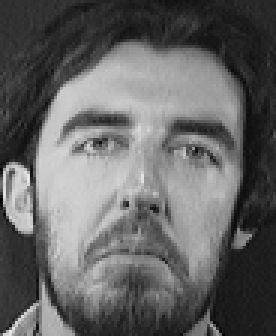
#> input picture ADLPP/ORL/11/7.pgm, 92 x 112 px (shown 3 times larger); its folder holds only this picture in this run
$ jupyter execute --allow-errors 'LAPP(supervised).ipynb'
#> lines starting #> are read from the running program, lines starting #| are printed output that depends on the picture
## LAPP

LPP在选择k个最近邻时存在风险，因为原始数据集中存在噪音。如果错误确定了k个最近邻，整个算法的性能将降低。LAPP采用了一种从粗到细的策略，迭代LPP单元，直到找到满足少量噪声要求的最优子空间。LAPP的伪代码如下：

Input：$X= [x_1, x_2, x_3 ... x_m] \in \mathbb{R^{m \times n}}$，最终维度$d$，阈值$\delta$，最大迭代次数$T$。<br>
Output：变换矩阵$A \in \mathbb{R^{m \times d}}$。<br>
**1.** 计算相似矩阵S ($x_i$, $x_j$)。<br>
&emsp; 对于有监督学习，对于一个有$c$个标签的数据集，我们定义：
$$
S_{ij} = \left\{
\begin{aligned}
d(x_i,x_j), & \quad \text{if} \quad x_i \quad \text{and} \quad x_j \quad \text{belong to the same class}\\
0, & \quad \text{otherwise}
\end{aligned}
\right.
$$
&emsp;其中$d(x_i,x_j)$是$x_i$和$x_j$之间的权重。我们可以用用热核方式来计算权重：
$$
d(x_i,x_j) = \exp(-\frac{||x_i - x_j||^2}{2\sigma^2})
$$
&emsp;对于无监督学习，我们可以用以下方式计算相似矩阵：
$$
S_{ij} = \left\{
\begin{aligned}
d(x_i,x_j), & \quad \text{if} \quad x_i \quad \text{and} \quad x_j \quad \text{are k-nearest neighbors}\\
0, & \quad \text{otherwise}
\end{aligned}
\right.
$$
**2.** 根据相似矩阵S计算$S$，$D$和$L$。<br>
**3.** 解广义特征值问题，得到$A$。<br>
**4.** 迭代 = 0。<br>
**5.** __while__ iteration < T:
&emsp;&emsp;&emsp;获取变换后的数据 $X_0 = A^TX$
&emsp;&emsp;&emsp;$A_0 = A$
&emsp;&emsp;&emsp;测量相似矩阵 S ($x_i$, $x_j$)
&emsp;&emsp;&emsp;计算 $S$, $D$ and $L$
&emsp;&emsp;&emsp;解广义特征值问题，得到$A$
&emsp;&emsp;&emsp;__if__ diff($A - A_0$) < $\delta$:
&emsp;&emsp;&emsp;&emsp;$A = A_0$, __break;__
&emsp;&emsp;&emsp;__end if__
iteration = iteration + 1
__end while__
__return__ $A$<br>

[cell 1]
import os
import cv2
import numpy as np
import matplotlib.pyplot as plt
from scipy.sparse.linalg import eigs

[cell 2]
# [82 lines left out: functions knn_graph, compute_avg_radius, compute_k_maximun_radius, compute_neighborhood_matrix, construct_weight_matrix, LPP, not called in this run]

[cell 3]
# LAPP算法(无监督学习)
# [19 lines left out: function LAPP, not called in this run]

[cell 4]
def read_images(dataset_dir, target_size=(32, 32)):
#> called with dataset_dir = 'ORL', target_size = (32, 32)
    data = []  # 存储图像数据的列表
    labels = []  # 存储标签的列表
    faceshape = [] # 存储图像形状
    for class_dir in os.listdir(dataset_dir):  # 遍历数据集文件夹中的文件夹（每个文件夹代表一个类别）
        class_path = os.path.join(dataset_dir, class_dir)  # 类别文件夹路径
        for file_name in os.listdir(class_path):  # 遍历每个类别文件夹中的图像文件
            file_path = os.path.join(class_path, file_name)  # 图像文件路径
            img = cv2.imread(file_path, cv2.IMREAD_GRAYSCALE)  # 读取灰度图像
#> img is the input picture: shape (112, 92); min 2, max 234, mean 100.6
            # 缩放图像至目标尺寸
            img = cv2.resize(img, target_size, interpolation=cv2.INTER_AREA)
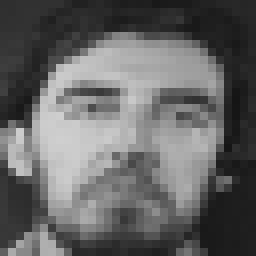
#> img: shape (32, 32) (shown 8 times larger); min 21, max 207, mean 100.6
            # 读取第一张灰度图像的大小作为图片形状
            faceshape = img.shape
#> faceshape = (32, 32)
            data.append(img.flatten())  # 将图像展平并添加到数据列表中
            labels.append(int(class_dir))  # 将类别标签添加到标签列表中
#> pass 2 of the loop in read_images, `for class_dir in os.listdir(dataset_dir):`:
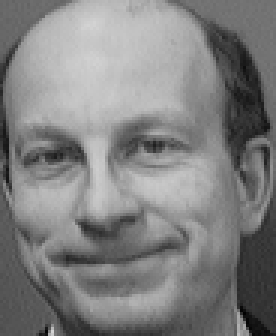
#> input picture ADLPP/ORL/13/4.pgm, 92 x 112 px (shown 3 times larger)
#> in read_images, img is the input picture: shape (112, 92); min 2, max 211, mean 128.2
#> in read_images, `img = cv2.resize(img, target_size, interpolation=cv2.INTER_AREA)`:
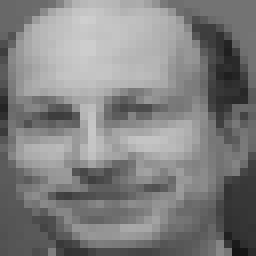
#> img: shape (32, 32) (shown 8 times larger); min 21, max 207, mean 128.2
#> pass 3 of the loop in read_images, `for class_dir in os.listdir(dataset_dir):`:
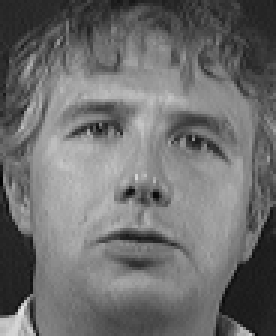
#> input picture ADLPP/ORL/15/3.pgm, 92 x 112 px (shown 3 times larger)
#> in read_images, img is the input picture: shape (112, 92); min 4, max 230, mean 110
#> in read_images, `img = cv2.resize(img, target_size, interpolation=cv2.INTER_AREA)`:
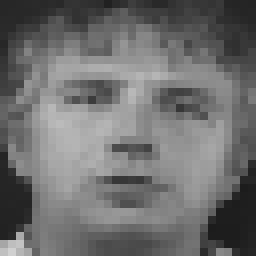
#> img: shape (32, 32) (shown 8 times larger); min 28, max 208, mean 110
#> the loop made 4 passes; the first 3 are shown
    return np.array(data), np.array(labels).reshape(-1, 1), faceshape  # 返回图像数据和标签

# 训练集和测试集划分
def train_test_split(data, labels, train_test_split_ratio):
#> called with data = array of shape (4, 1024), labels = array of shape (4, 1), train_test_split_ratio = 0.5
    num_samples = data.shape[0]  # 总样本数
#> num_samples = 4
    train_samples = int(num_samples * train_test_split_ratio)  # 训练集样本数
#> train_samples = 2

    # 洗牌算法打乱数据集
    indices = np.arange(num_samples)
#> indices = [0, 1, 2, 3]
    np.random.shuffle(indices)
    data = data[indices]
    labels = labels[indices]

    # 划分训练集和测试集
    train_data = data[:train_samples]
    train_labels = labels[:train_samples]
    test_data = data[train_samples:]
    test_labels = labels[train_samples:]

    return train_data, train_labels, test_data, test_labels

[cell 5]
# [28 lines left out: function test_image, not called in this run]

[cell 6]
# [7 lines left out: function ShowEigenface, not called in this run]

[cell 7]
# 读取人脸图像
faces, classes, faceshape = read_images("ORL")  # 读取图像数据和标签

train_data, train_labels, test_data, test_labels = train_test_split(faces, classes, 0.5)  # 划分训练集和测试集
# 打印一些细节
print("人脸图像形状:", faceshape)
print("类别数量:", len(classes))
print("图像数量:", len(faces))

[cell 8]
# 应用LPP并选择前K个主成分作为特征脸

d = 70
k = 135
t = 87250
method = 'knn'
delta = 1e-6
max_iterations = 5
"""
d = 70
k = 450
t = 50000
method = 'epsilon'
"""
train_data = train_data.T
print("训练集形状：", train_data.shape)
#| 训练集形状： (1024, 2)
